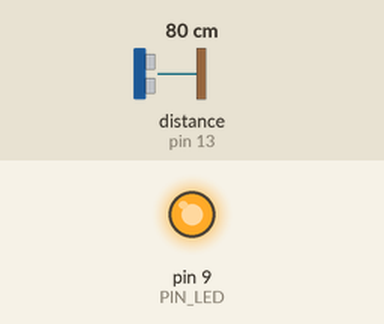
Simulated run of this sketch. Board: Arduino Uno, built with avr-gcc and run on an emulated ATmega328P. On the bench: output pins drawn as LEDs (lit = HIGH). Wiring (inferred from the names in the program): ultrasonic range finder: trigger pin 12; echo pin 13. The test bench sets the inputs (shaded band); at power-on: distance to the obstacle (sensor on pin 13) 80 cm. The echo pulse lasts 58.3 µs per cm; pins used as bus, display or sensor lines are not drawn; what the sketch prints to the serial monitor is not drawn.

Above: at 0.1 s.
Timing chart, 0 to 1.6 s (numbered marks = the images above):
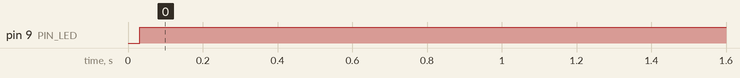

Measured:
- by itself, pin 9 (PIN_LED): LOW → HIGH at 0.03 s

The sketch:

08_example_2.ino
```cpp
// Arduino pin assignment
#define PIN_LED  9
#define PIN_TRIG 12   // sonar sensor TRIGGER
#define PIN_ECHO 13   // sonar sensor ECHO

// configurable parameters
#define SND_VEL 346.0     // sound velocity at 24 celsius degree (unit: m/sec)
#define INTERVAL 25      // sampling interval (unit: msec)
#define PULSE_DURATION 10 // ultra-sound Pulse Duration (unit: usec)
#define _DIST_MIN 100.0   // minimum distance to be measured (unit: mm)
#define _DIST_MAX 300.0   // maximum distance to be measured (unit: mm)

#define TIMEOUT ((INTERVAL / 2) * 1000.0) // maximum echo waiting time (unit: usec)
#define SCALE (0.001 * 0.5 * SND_VEL) // coefficent to convert duration to distance

unsigned long last_sampling_time;   // unit: msec

void setup() {
  // initialize GPIO pins
  pinMode(PIN_LED, OUTPUT);
  pinMode(PIN_TRIG, OUTPUT);  // sonar TRIGGER
  pinMode(PIN_ECHO, INPUT);   // sonar ECHO
  digitalWrite(PIN_TRIG, LOW);  // turn-off Sonar

  // initialize serial port
  Serial.begin(57600);
}

void loop() {
  float distance;

  // wait until next sampling time.
  // millis() returns the number of milliseconds since the program started.
  //    will overflow after 50 days.
  if (millis() < (last_sampling_time + INTERVAL))
    return;

  distance = USS_measure(PIN_TRIG, PIN_ECHO); // read distance

  if ((distance == 0.0) || (distance > _DIST_MAX)) {
      distance = _DIST_MAX + 10.0;    // Set Higher Value
      analogWrite(PIN_LED, 255);       // LED OFF
  } else if (distance < _DIST_MIN) {
      distance = _DIST_MIN - 10.0;    // Set Lower Value
      analogWrite(PIN_LED, 255);       // LED OFF
  } else if(distance < (_DIST_MAX + _DIST_MIN)/2)  {    // In desired Range
      analogWrite(PIN_LED, 255-(255*((distance-10.0)/10)));       // LED ON
  } else {
      analogWrite(PIN_LED, 255*((distance-20.0)/10));
  }

  // output the distance to the serial port
  Serial.print("Min:");        Serial.print(_DIST_MIN);
  Serial.print(",distance:");  Serial.print(distance);
  Serial.print(",Max:");       Serial.print(_DIST_MAX);
  Serial.println("");

  // do something here
   // Assume that it takes 50ms to do something.

  // update last sampling time
  last_sampling_time += INTERVAL;
}

// get a distance reading from USS. return value is in millimeter.
float USS_measure(int TRIG, int ECHO)
{
  digitalWrite(TRIG, HIGH);
  delayMicroseconds(PULSE_DURATION);
  digitalWrite(TRIG, LOW);

  return pulseIn(ECHO, HIGH, TIMEOUT) * SCALE; // unit: mm

  // Pulse duration to distance conversion example (target distance = 17.3m)
  // - pulseIn(ECHO, HIGH, timeout) returns microseconds (음파의 왕복 시간)
  // - 편도 거리 = (pulseIn() / 1,000,000) * SND_VEL / 2 (미터 단위)
  //   mm 단위로 하려면 * 1,000이 필요 ==>  SCALE = 0.001 * 0.5 * SND_VEL
  //
  // - 예, pusseIn()이 100,000 이면 (= 0.1초, 왕복 거리 34.6m)
  //        = 100,000 micro*sec * 0.001 milli/micro * 0.5 * 346 meter/sec
  //        = 100,000 * 0.001 * 0.5 * 346
  //        = 17,300 mm  ==> 17.3m
}
```
